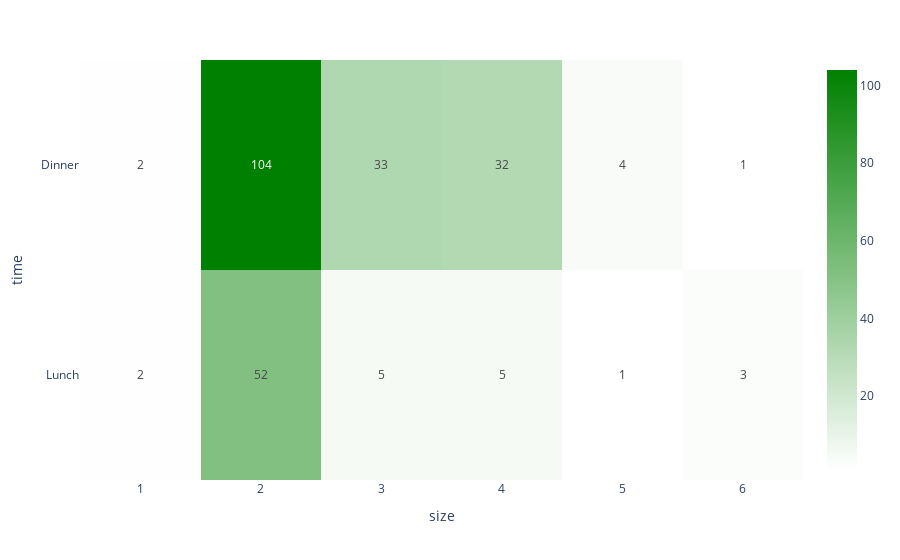

The code cell stored with this chart in its notebook:
### Markdown cell above
## Heatmaps

### Code cell
ctab = pd.crosstab(df.time, df['size'])
px.imshow(ctab, color_continuous_scale=['white', 'green'], text_auto=True)

### Figure 1 — Plotly figure (JSON) as saved in the notebook; plotly's stock layout.template omitted (floating-point values rounded to 4 significant figures)
{"data": [{"coloraxis": "coloraxis", "hovertemplate": "size: %{x}<br>time: %{y}<br>color: %{z}<extra></extra>", "name": "0", "texttemplate": "%{z}", "type": "heatmap", "x": [1, 2, 3, 4, 5, 6], "xaxis": "x", "y": ["Dinner", "Lunch"], "yaxis": "y", "z": [[2, 104, 33, 32, 4, 1], [2, 52, 5, 5, 1, 3]]}], "layout": {"coloraxis": {"colorscale": [[0, "white"], [1, "green"]]}, "margin": {"t": 60}, "xaxis": {"anchor": "y", "constrain": "domain", "domain": [0, 1], "scaleanchor": "y", "title": {"text": "size"}}, "yaxis": {"anchor": "x", "autorange": "reversed", "constrain": "domain", "domain": [0, 1], "title": {"text": "time"}}}}
